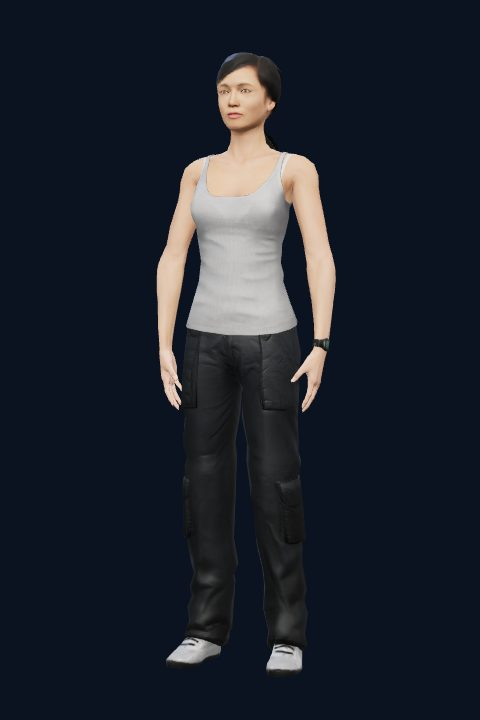
#> input picture 3d/models/female.jpg, 480 x 720 px
$ python -i glb-textures.py   (imports and definitions only)
#> lines starting #> are read from the running program, lines starting #| are printed output that depends on the picture
#!/usr/bin/env python3
"""把 GLB 裡的貼圖依用途縮小、改成 JPEG（有透明的保留 PNG），檔案大約小 3–5 倍。
用法：python3 tools/glb-textures.py in.glb out.glb [著作權聲明]   （需要 Pillow：pip install pillow）
規則：身體顏色 2048、頭部顏色 1024、身體法線 1024、頭部法線 512、透明貼圖（頭髮）1024 PNG 256 色。"""
import io, json, struct, sys
from PIL import Image

def read_glb(p):
    b = open(p, 'rb').read(); magic, ver, total = struct.unpack_from('<III', b, 0); assert magic == 0x46546C67 and ver == 2, '不是 GLB 2.0'
    off, js, binc = 12, None, b''
    while off < total:
        ln, typ = struct.unpack_from('<II', b, off); chunk = b[off + 8: off + 8 + ln]; off += 8 + ln
        if typ == 0x4E4F534A: js = json.loads(chunk.decode('utf-8'))
        elif typ == 0x004E4942: binc = chunk
    return js, binc

def write_glb(p, js, binc):
    j = json.dumps(js, ensure_ascii=False, separators=(',', ':')).encode('utf-8'); j += b' ' * (-len(j) % 4); binc += b'\0' * (-len(binc) % 4)
    with open(p, 'wb') as f:
        f.write(struct.pack('<III', 0x46546C67, 2, 12 + 8 + len(j) + 8 + len(binc))); f.write(struct.pack('<II', len(j), 0x4E4F534A)); f.write(j)
        f.write(struct.pack('<II', len(binc), 0x004E4942)); f.write(binc)

def main(src, dst, copyright=None):
    js, binc = read_glb(src); views = js['bufferViews']; role = {}
    if copyright: js.setdefault('asset', {})['copyright'] = copyright   # 授權要求的著作權聲明也寫進檔案本身
    for m in js.get('materials', []):
        name = m.get('name', '').lower(); head = 'head' in name; alpha = m.get('alphaMode') in ('MASK', 'BLEND') or 'opacity' in name
        def mark(t, kind):
            if t is None: return
            img = js['textures'][t['index']]['source']; role[img] = (kind, head, alpha)
        mark(m.get('pbrMetallicRoughness', {}).get('baseColorTexture'), 'color'); mark(m.get('normalTexture'), 'normal')
    new_bytes = {}
    for i, im in enumerate(js.get('images', [])):
        v = views[im['bufferView']]; raw = binc[v.get('byteOffset', 0): v.get('byteOffset', 0) + v['byteLength']]
        kind, head, alpha = role.get(i, ('color', False, False)); size = {('color', False): 2048, ('color', True): 1024, ('normal', False): 1024, ('normal', True): 512}[(kind, head)]
        if alpha: size = 1024
        img = Image.open(io.BytesIO(raw)); img.load()
        if max(img.size) > size: img = img.resize((size, size), Image.LANCZOS)
        out = io.BytesIO()
        if alpha: img.convert('RGBA').quantize(256, method=Image.Quantize.FASTOCTREE).save(out, 'PNG', optimize=True); im['mimeType'] = 'image/png'   # 頭髮透明貼圖：256 色調色盤（含透明度）
        else: img.convert('RGB').save(out, 'JPEG', quality=90 if kind == 'normal' else 85, optimize=True, progressive=False); im['mimeType'] = 'image/jpeg'
        new_bytes[im['bufferView']] = out.getvalue()
        print(f'  貼圖 {i}：{kind}{"（頭部）" if head else ""}{"（透明）" if alpha else ""} {len(raw)//1024} KB → {size}px {len(out.getvalue())//1024} KB')
    nb = bytearray()
    for vi, v in enumerate(views):
        data = new_bytes.get(vi) or binc[v.get('byteOffset', 0): v.get('byteOffset', 0) + v['byteLength']]
        nb += b'\0' * (-len(nb) % 4); v['byteOffset'] = len(nb); v['byteLength'] = len(data); nb += data
    js['buffers'][0]['byteLength'] = len(nb) + (-len(nb) % 4)
    write_glb(dst, js, bytes(nb))

# [1 line not run here, left out]

>>> import cv2
>>> picture = cv2.imread('../3d/models/female.jpg', cv2.IMREAD_GRAYSCALE)
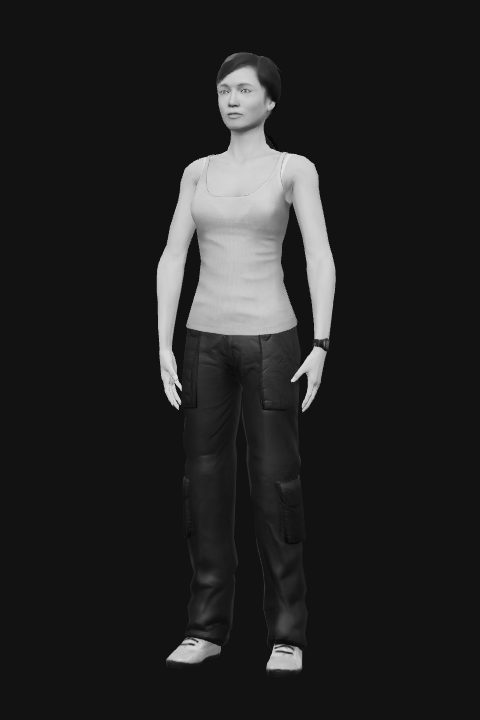
#> picture: shape (720, 480); min 0, max 236, mean 34.9
>>> result = main(picture, 'out.png')
#> (the run stopped early here; a loop or call above may not have finished)

$ run again, on 3d/models/male2.jpg
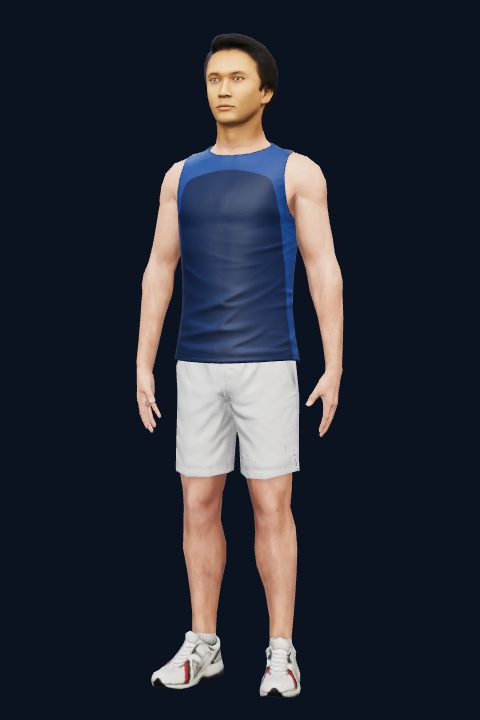
#> input picture 3d/models/male2.jpg, 480 x 720 px
#> `picture = cv2.imread('../3d/models/female.jpg', cv2.IMREAD_GRAYSCALE)`:
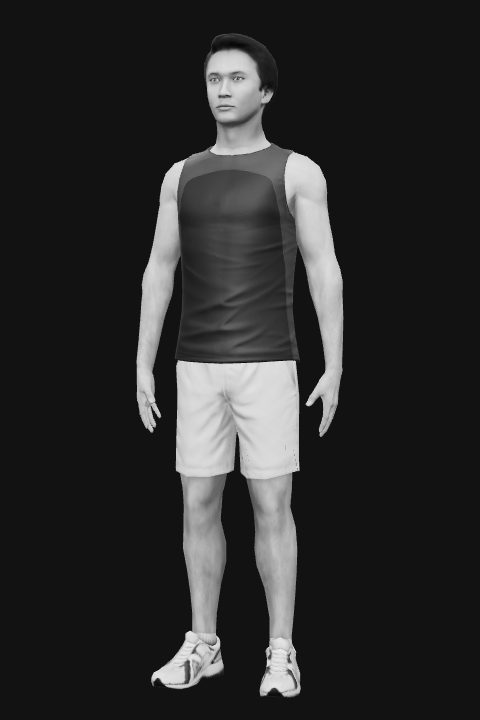
#> picture: shape (720, 480); min 0, max 244, mean 44.2
